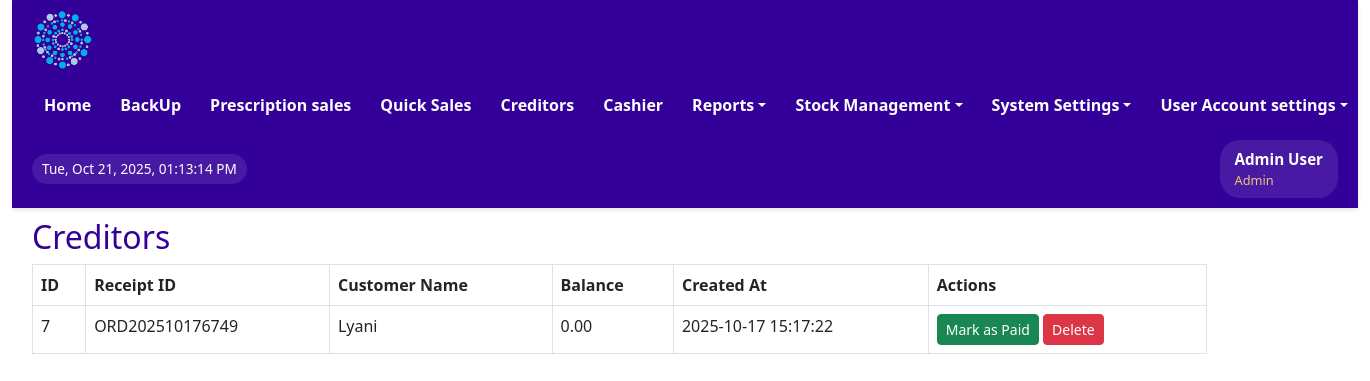
/sales/view_credit_balance.php (signed in), run on the app's committed database.
### tables this page shows
CREATE TABLE IF NOT EXISTS `users` (
  `user_id` int NOT NULL AUTO_INCREMENT,
  `first_name` varchar(100) NOT NULL,
  `last_name` varchar(100) NOT NULL,
  `email` varchar(100) NOT NULL,
  `password` varchar(100) DEFAULT NULL,
  `username` varchar(100) DEFAULT NULL,
  `sex` varchar(50) NOT NULL,
  `mobile` int NOT NULL,
  `userrole` varchar(100) NOT NULL,
  `staff_number` varchar(50) NOT NULL,
  `date_created` datetime DEFAULT CURRENT_TIMESTAMP,
  PRIMARY KEY (`user_id`),
  UNIQUE KEY `email` (`email`),
  UNIQUE KEY `mobile` (`mobile`),
  UNIQUE KEY `staff_number` (`staff_number`)
);

CREATE TABLE IF NOT EXISTS `credit_balances` (
  `id` int NOT NULL AUTO_INCREMENT,
  `receipt_id` varchar(20) DEFAULT NULL,
  `customer_name` varchar(255) DEFAULT NULL,
  `customer_phone` varchar(50) DEFAULT NULL,
  `balance_amount` decimal(10,2) DEFAULT NULL,
  `transDate` datetime DEFAULT CURRENT_TIMESTAMP,
  `total_amount` double DEFAULT NULL,
  `tendered_amount` double DEFAULT NULL,
  `status` varchar(50) DEFAULT NULL,
  `created_by` varchar(50) DEFAULT NULL,
  PRIMARY KEY (`id`)
);

### sales/view_credit_balance.php (the view, shortened to what this page needs)
<?php
include '../includes/config.php';
include '../includes/header.php';
$result = $conn->query("SELECT * FROM credit_balances
                        /*where payment_status = 'paid'*/
                        ORDER BY transDate DESC");
?>
<!DOCTYPE html>
<html lang="en">
<head>
    <link rel="stylesheet" href="https://cdn.jsdelivr.net/npm/bootstrap@5.3.0/dist/css/bootstrap.min.css">
</head>
<body>
<div class="main-content" style="min-width: 90%; margin-top: 10px;";>
    <h2>Creditors</h2>
    <table class="table table-bordered" style="width: 90%";>
        <thead>
            <tr>
                <th>ID</th>
                <th>Receipt ID</th>
                <th>Customer Name</th>
                <th>Balance</th>
                <th>Created At</th>
                <th>Actions</th>
            </tr>
        </thead>
        <tbody>
            <?php while ($row = $result->fetch_assoc()): ?>
                <tr>
                    <td><?= $row['id'] ?></td>
                    <td><?= $row['receipt_id'] ?></td>
                    <td><?= $row['customer_name'] ?></td>
                    <td><?= $row['balance_amount'] ?></td>
                    <td><?= $row['transDate'] ?></td>
                    <td>
                        <button class="btn btn-sm btn-success mark-paid-btn" data-receipt-id="<?= $row['receipt_id'] ?>">Mark as Paid</button>
                        <button class="btn btn-sm btn-danger delete-btn" data-receipt-id="<?= $row['receipt_id'] ?>">Delete</button>
                    </td>
                </tr>
            <?php endwhile; ?>
        </tbody>
    </table>
</div>
</body>
</html>

### includes/header.php (shortened to what this page needs)
<?php
include('config.php');
$userDetails = [
    'user_id' => $_SESSION['user_id'] ?? null,
    'username' => 'Guest',
    'full_name' => 'Guest User',
    'first_name' => 'Guest',
    'last_name' => 'User',
    'email' => '',
    'mobile' => '',
    'userrole' => $_SESSION['userrole'],
    'staff_number' => '',
    'sex' => ''
];
if ($userDetails['user_id']) {
    $stmt = $conn->prepare("SELECT
                user_id, first_name, last_name, email, username,
                sex, mobile, userrole, staff_number
            FROM users
            WHERE user_id = ?");
    $stmt->bind_param("i", $userDetails['user_id']);
    $stmt->execute();
    $result = $stmt->get_result();
    if ($result->num_rows > 0) {
        $dbData = $result->fetch_assoc();
        $userDetails = array_merge($userDetails, [
            'username' => htmlspecialchars($dbData['username']),
            'full_name' => htmlspecialchars($dbData['first_name'] . ' ' . $dbData['last_name']),
            'first_name' => htmlspecialchars($dbData['first_name']),
            'last_name' => htmlspecialchars($dbData['last_name']),
            'email' => htmlspecialchars($dbData['email']),
            'mobile' => htmlspecialchars($dbData['mobile']),
            'sex' => htmlspecialchars($dbData['sex']),
            'staff_number' => htmlspecialchars($dbData['staff_number']),
            'userrole' => htmlspecialchars($dbData['userrole'])
        ]);
    }
}
$userrole = $userDetails['userrole'];
$full_name = $userDetails['full_name'];
?>
<!DOCTYPE html>
<html lang="en">
<head>
    <link rel="stylesheet" href="../assets/css/bootstrap.min.css" type="text/css">
</head>
<body>
    <div class="container-fluid">
        <div class="main-header">
            <div class="header-content">
                <div class="logo-container">
                    <img src="../assets/images/Logo-round-nobg-2.png" alt="Pharmacy Logo">
                </div>
                <nav class="main-nav">
                    <ul class="nav-list">
                        <?php if (in_array($userrole, ['Admin', 'Supervisor', 'Manager'])) : ?>
                            <li class="nav-item"><a href="../dashboard/admin_dashboard.php" class="nav-link">Home</a></li>
                            <li class="nav-item"><a href="../Backup/backup.php" class="nav-link">BackUp</a></li>
                            <li class="nav-item"><a href="../sales/orders.php" class="nav-link">Prescription sales</a></li>
                            <li class="nav-item"><a href="../sales/direct_orders.php" class="nav-link">Quick Sales</a></li>
                            <li class="nav-item"><a href="../views/view_credit_sales.php" class="nav-link">Creditors</a></li>
                            <li class="nav-item"><a href="../sales/view_order.php" class="nav-link">Cashier</a></li>
                        <?php endif; ?>
                        <?php if (in_array($userrole, ['Admin', 'Supervisor', 'Manager'])) : ?>
                        <li class="dropdown">
                            <a href="#" class="dropdown-toggle">Reports</a>
                        </li>
                        <?php endif; ?>
                        <?php if (in_array($userrole, ['Admin', 'Supervisor', 'Manager', 'Cashier'])) : ?>
                        <li class="dropdown">
                            <a href="#" class="dropdown-toggle">Stock Management</a>
                        </li>
                        <?php endif; ?>
                        <?php if (in_array($userrole, ['Admin'])) : ?>
                        <li class="dropdown">
                            <a href="#" class="dropdown-toggle">System Settings</a>
                        </li>
                        <?php endif; ?>
                        <?php if (in_array($userrole, ['Admin', 'Supervisor', 'Manager', 'Cashier', 'Cleaner', 'Security', 'Pharmtech'])) : ?>
                        <li class="dropdown user-menu">
                            <a href="#" class="dropdown-toggle">User Account settings</a>
                        </li>
                        <?php endif; ?>
                    </ul>
                </nav>
                <div id="date-time" class="date-time-display"></div>
                <div class="user-info-header">
                    <div class="user-details">
                        <span class="user-name"><?php echo htmlspecialchars($full_name); ?></span>
                        <span class="user-role"><?php echo htmlspecialchars($userrole); ?></span>
                    </div>
                </div>
            </div>
        </div>
</body>
</html>

### includes/header.php (style rules this page uses)
* { box-sizing:border-box;margin:0;padding:0 }
.main-header { background-color:#330099;padding:10px 20px;box-shadow:0 2px 4px rgba(0,0,0,0.1);position:sticky;top:0;z-index:1000;min-height:70px;color:#FFF }
.header-content { display:flex;align-items:center;justify-content:space-between;width:100%;margin:0 auto;gap:15px;flex-wrap:wrap }
.logo-container { display:flex;align-items:center }
.logo-container img { height:60px;width:auto }
.user-info-header { display:flex;align-items:center;gap:10px;background:rgba(255,255,255,0.1);padding:8px 15px;border-radius:20px;color:#FFF;white-space:nowrap }
.user-info-header .user-details { display:flex;flex-direction:column;align-items:flex-start }
.user-info-header .user-name { font-weight:bold;font-size:0.95em }
.user-info-header .user-role { font-size:0.8em;opacity:0.9;color:#FBD875 }
.main-nav { display:flex;align-items:center }
.main-nav .nav-list { list-style:none;margin:0;padding:0;display:flex;align-items:center;gap:5px }
.main-nav .nav-item,.main-nav .dropdown { color:#FFF }
.main-nav .nav-link,.main-nav .dropdown-toggle { display:block;padding:8px 12px;text-decoration:none;color:#FFF;font-weight:600;white-space:nowrap;border-radius:4px;transition:background 0.1s }
.dropdown { position:relative }
.date-time-display { font-size:0.85em;color:#FFF;padding:5px 10px;background:rgba(255,255,255,0.1);border-radius:15px;white-space:nowrap }
.main-content { margin:10px 20px }
.main-content h2 { color:#330099 }

### sales/view_credit_balance.php (style rules this page uses)
.main-content { position: flex; z-index: -1; }

### data on the page
users: userrole "Admin"
credit_balances: id "7", receipt "ORD202510176749", customer_name "Lyani", balance_amount "0.00", transDate "2025-10-17 15:17:22"

### other printed values
$full_name "Admin User"
